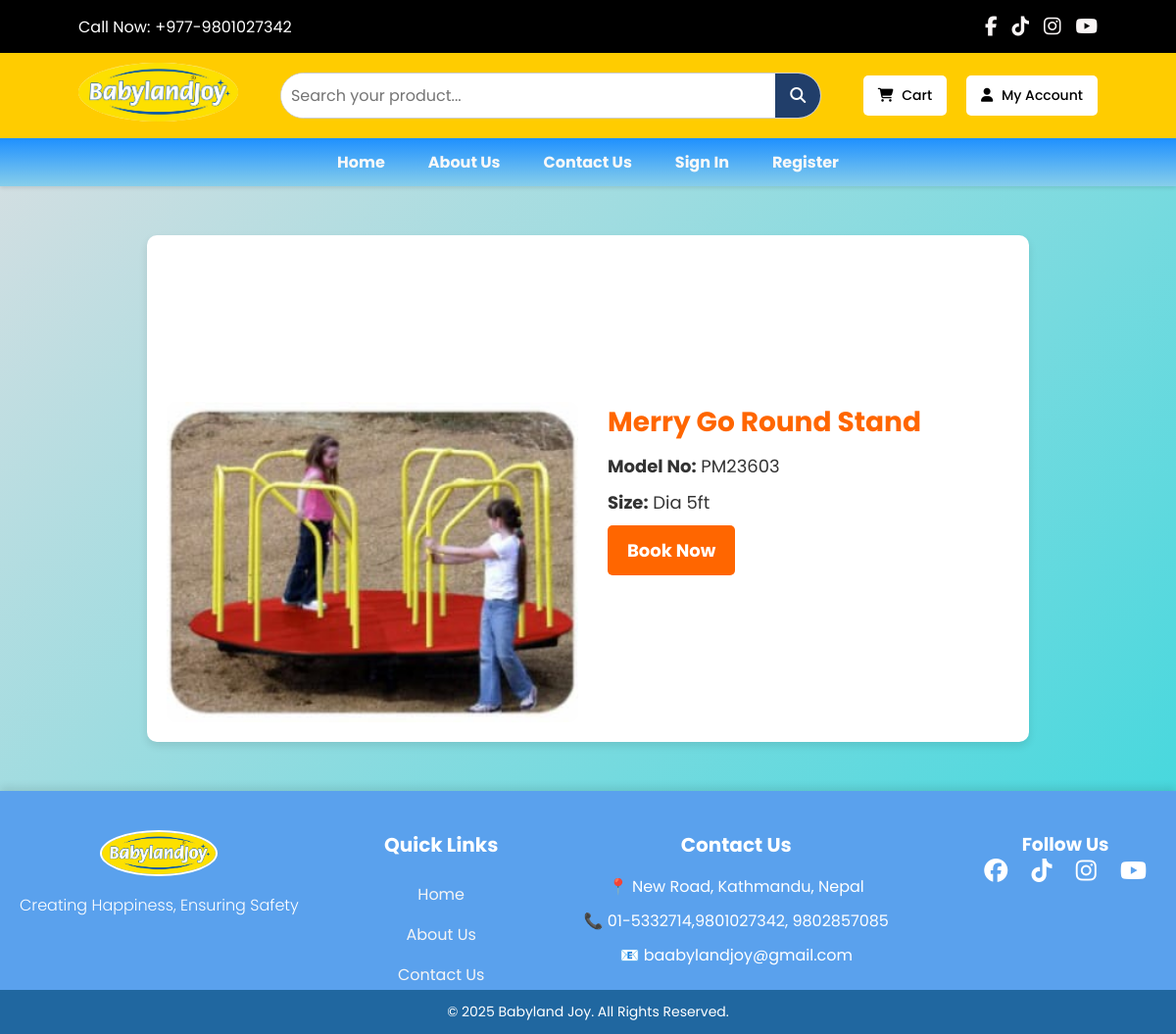
Page /products/product/4/ on the committed database.
### products/models.py (models this page shows, shortened)
class Product(models.Model):
    name = models.CharField(max_length=200)
    model_no = models.CharField(max_length=100,default='UNKNOWN')  # Unique Model Number
    size = models.CharField(max_length=50, blank=True, null=True)  # Optional Size
    price = models.DecimalField(max_digits=10, decimal_places=2)
    image = models.ImageField(upload_to="product_images/")

### products/views.py (the view)
# urls.py: path('product/<int:product_id>/', product_detail, name='product_detail'),
def product_detail(request, product_id):
    product = get_object_or_404(Product, id=product_id)
    return render(request, 'products/product_detail.html', {'product': product})

### products/templates/products/product_detail.html (shortened to what this page needs)
{% extends 'products/base.html' %}
{% load static %}
{% block css %}
<link rel="stylesheet" href="{% static 'css/product_details.css' %}">
{% endblock %}
{% block content %}
<div class="product-details">
    <img src="{{ product.image.url }}" alt="{{ product.name }}" class="product-image">
    <div class="product-info">
        <h1>{{ product.name }}</h1>
        <p><strong>Model No:</strong> {{ product.model_no }}</p>
        <p><strong>Size:</strong> {{ product.size }}</p>
        <a href="{% url 'book_now' product.id %}" class="add-to-cart-btn">Book Now</a>
    </div>
</div>
{% endblock %}

### products/static/css/base.css (style rules this page uses)
* { margin: 0; padding: 0; box-sizing: border-box; font-family: 'Poppins', sans-serif; }
html, body { scroll-behavior: smooth; background: linear-gradient(135deg, #e0dfe2, #35d7dd); color: #333; overflow-x: hidden; display: flex; flex-direction: column; min-height: 100vh; scroll-behavior: smooth; }
a { text-decoration: none; color: inherit; }

### products/static/css/product_details.css (style rules this page uses)
.product-details { max-width: 900px; margin: 50px auto; display: flex; flex-wrap: wrap; align-items: center; gap: 30px; padding: 20px; background: white; border-radius: 10px; box-shadow: 0 4px 8px rgba(0, 0, 0, 0.1); }
.product-image { width: 100%; max-width: 420px; height: auto; border-radius: 10px; margin-top: 150px; }
.product-info { max-width: 450px; }
.product-info h1 { font-size: 28px; color: #ff6600; }
.product-info p { font-size: 18px; margin: 10px 0; }
.add-to-cart-btn { display: inline-block; text-decoration: none; background: #ff6600; color: white; padding: 12px 20px; font-size: 18px; border-radius: 5px; font-weight: bold; transition: 0.3s; }

### rows in the picture
Product: image (picture), name "Merry Go Round Stand", model_no "PM23603", size "Dia 5ft"
